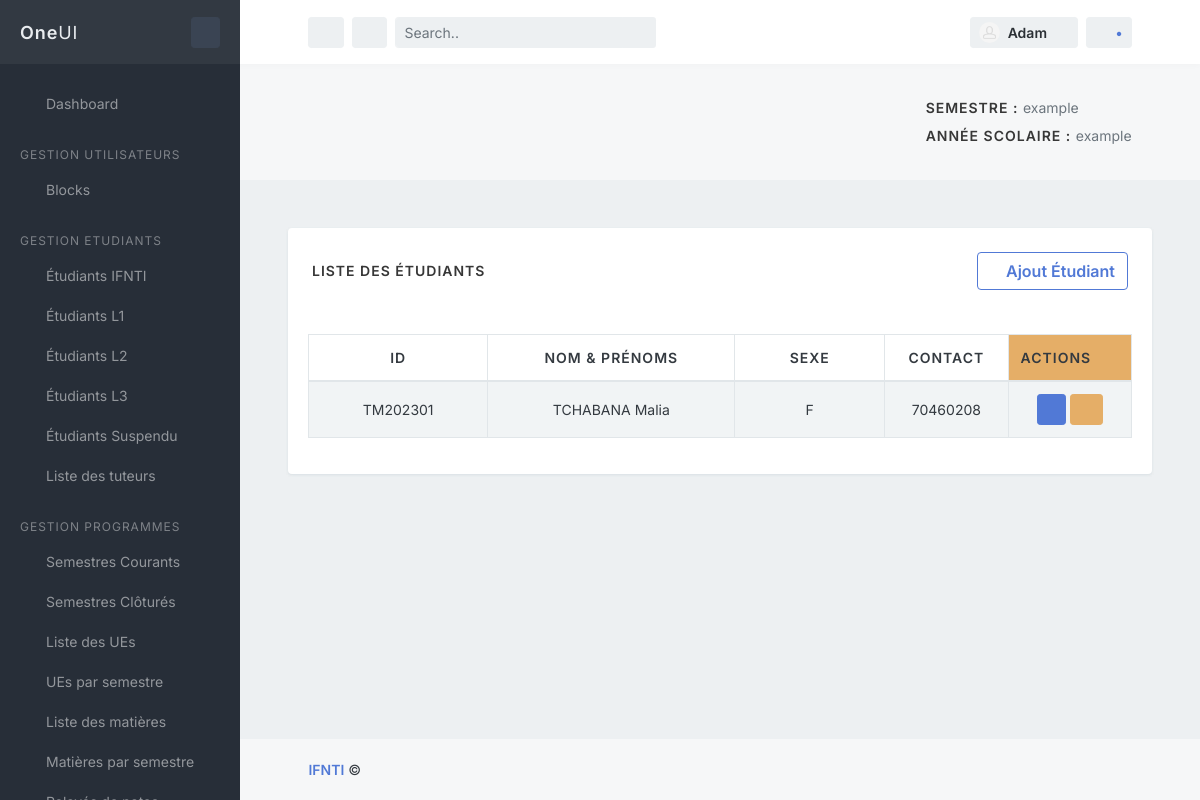
/main/liste_des_etudiants/, run on an earlier commit of the app's database.
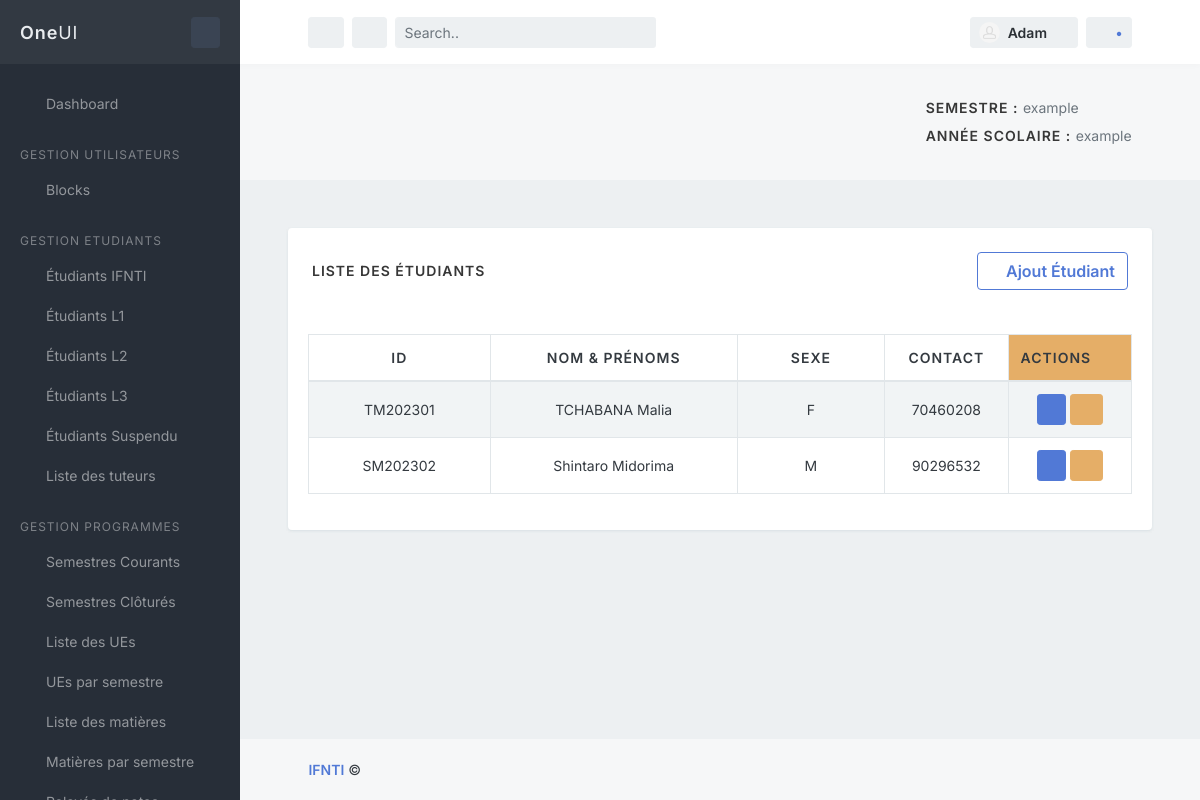
And on a later commit of the database.
### main/models.py (models this page shows, shortened)
class Utilisateur(models.Model):
    SEXE_CHOISE = [
        ('F','Feminin'),
        ('M','Masculin')
    ]
    nom=models.CharField(max_length=50)
    prenom = models.CharField(max_length=50, verbose_name="Prénom")
    sexe = models.CharField(max_length=1, choices=SEXE_CHOISE)
    datenaissance = models.DateField(blank=True,verbose_name="date de naissance",null=True, validators=[MaxValueValidator(limit_value=date(2006, 1,1), message="L'année de naissance doit être inférieure à 2006")])
    lieunaissance = models.CharField(blank=True,max_length=20, verbose_name="lieu de naissance")
    contact = models.CharField(max_length=25)
    email=models.CharField(max_length=50, null=True)
    adresse=models.CharField(max_length=50)
    prefecture=models.CharField(max_length=50, null=True, verbose_name="Préfecture", default='tchaoudjo',blank=True)
    is_active = models.BooleanField(default=True, verbose_name="Actif")
    carte_identity = models.CharField(max_length=50, null=True,  verbose_name="Carte d'identité")
    nationalite = models.CharField(max_length=30, default='Togolaise', verbose_name='Nationalté',blank=True)
    user = models.OneToOneField(settings.AUTH_USER_MODEL, on_delete=models.CASCADE)
    class Meta:
        abstract = True

class Etudiant(Utilisateur):
    id = models.CharField(primary_key=True, blank=True, max_length=12)
    CHOIX_SERIE = [('A', 'A'), ('C', 'C'), ('D', 'D'), ('E', 'E'), ('F1', 'F1'), ('F2', 'F2'), ('F3', 'F3'),
                   ('F4', 'F4'), ('G2', 'G2')]
    seriebac1 = models.CharField(blank=True,max_length=2, choices=CHOIX_SERIE, verbose_name="Série bac 1", null=True)
    seriebac2 = models.CharField(blank=True,max_length=2, choices=CHOIX_SERIE, verbose_name="Série bac 2", null=True)
    anneeentree = models.IntegerField(default=datetime.date.today().year, blank=True, verbose_name="année entrée", null=False)
    anneebac1 = models.IntegerField(blank=True,verbose_name="Année d’obtention du BAC 1", null=True)
    anneebac2 = models.IntegerField(blank=True,verbose_name="Année d’obtention du BAC 2", null=True, default=datetime.date.today().year)
    etablissementSeconde = models.CharField(max_length=300, verbose_name="Nom d'établissement seconde", null=True, blank=True)
    francaisSeconde = models.DecimalField(max_digits=4, decimal_places=2, verbose_name="Note de français Seconde", default="0")
    anglaisSeconde = models.DecimalField(max_digits=4, decimal_places=2, verbose_name="Note d'anglais Seconde", default="0")
    mathematiqueSeconde = models.DecimalField(max_digits=4, decimal_places=2, verbose_name="Note de mathématique Seconde", default="0")
    etablissementPremiere = models.CharField(max_length=300, verbose_name="Nom d'établissement Première", null=True, blank=True)
    francaisPremiere = models.DecimalField(max_digits=4, decimal_places=2, verbose_name="Note de français Première", default="0")
    anglaisPremiere = models.DecimalField(max_digits=4, decimal_places=2, verbose_name="Note d'anglais Première", default="0")
    mathematiquePremiere = models.DecimalField(max_digits=4, decimal_places=2, verbose_name="Note de mathématique Première", default="0")
    etablissementTerminale = models.CharField(max_length=300, verbose_name="Nom d'établissement Terminale", null=True, blank=True)
    francaisTerminale = models.DecimalField(max_digits=4, decimal_places=2, verbose_name="Note de français Terminale", default="0")
    anglaisTerminale = models.DecimalField(max_digits=4, decimal_places=2, verbose_name="Note d'anglais Terminale", default="0")
    mathematiqueTerminale = models.DecimalField(max_digits=4, decimal_places=2, verbose_name="Note de mathématique Terminale", default="0")
    semestre = models.ManyToManyField('Semestre')
    passer_semestre_suivant =models.BooleanField(default=False, verbose_name="Passer au semestre suivant")
    class Meta:
        verbose_name = "Etudiant"
        verbose_name_plural = "Etudiants"
        unique_together = [["nom", "prenom", "datenaissance", "email"]]
    """ Cléf de l'étudiant"""

### main/views.py (the view)
# urls.py: path('liste_des_etudiants/', views.etudiants, name='liste_des_etudiants'),
def etudiants(request): # Retourne toute la liste des étudiants actif
    etudiants = Etudiant.objects.filter(is_active=True)
    context={"etudiants":etudiants}
    return render(request, 'etudiants/etudiants.html', context)

### main/templates/etudiants/etudiants.html
{% extends '../index.html' %}
{% block content %}
<div class="block block-rounded m-5">
    <div class="block-header p-4">
        <h3 class="block-title">Liste des étudiants</h3>
        <a href="{% url 'main:create_etudiant' %}" class="btn btn-outline-primary">
            <i class="fas fa-plus"></i> Ajout Étudiant
        </a>
    </div>
    <div class="block-content block-content-full">
        <table class="table table-bordered table-striped table-vcenter js-dataTable-full-pagination">
            <thead>
                <tr>
                    <th class="text-center" style="width: 80px;">ID</th>
                    <th class="text-center" style="width: 30%;">Nom & Prénoms</th>
                    <th class="text-center" style="width: 80px;">Sexe</th>
                    <th class="text-center" style="width: 15%;">Contact</th>
                    <th scope="col" class="bg-warning" style="width: 15%;">Actions</th>
                </tr>
            </thead>
            <tbody>
                {% for etudiant in etudiants %}
                <tr>
                    <td class="text-center font-size-sm">{{etudiant.id}}</td>
                    <td class="text-center font-size-sm">{{etudiant.nom}} {{etudiant.prenom}}</td>
                    <td class="text-center font-size-sm">{{etudiant.sexe}}</td>
                    <td class="text-center font-size-sm">{{etudiant.contact}}</td>
                    <td style="text-align: center;">
                        <button type="button" class="bs-modal read-book btn btn-sm btn-primary">
                            <a style="color: blanchedalmond;" href="{% url 'main:detail_etudiant' etudiant.id %}">
                                <span class="fa fa-eye"></span>
                            </a>
                        </button>
                        <button type="button" class="update-book btn btn-sm btn-warning">
                            <a style="color: blanchedalmond;" href="{% url 'main:update_etudiant' etudiant.id %}">
                                <span><i class="far fa-edit fa-lg"></i></span>
                        </button>
                    </td>
                </tr>
                {% endfor%}
            </tbody>
        </table>
    </div>
</div>
{% endblock %}

What changed in the data, as far as the page shows it:
added Etudiant: id "SM202302", nom "Shintaro", prenom "Midorima", sexe "M", contact "90296532"
